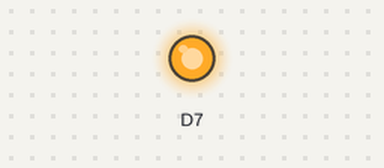
Bench run of a sketch on a simulated ESP8266 (NodeMCU). On the bench: output pins drawn as LEDs (lit = HIGH).

Above: at 0.7 s.
At 44.4 s:
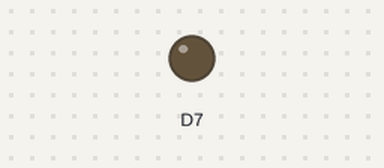
Timing chart, 0 to 54.9 s (numbered marks = the images above):
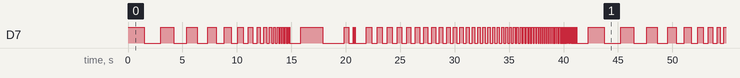

The sketch:

BlinkIteration.ino
```cpp
void setup() {
  pinMode(D7, OUTPUT);
}

void loop() {
  //newfunction(1000000, 10000);
  //blinkitbitch(1000,50000);
  blinkdecay(1500,15000);
  delay(1000);
  blinkdecay(2000,5000);
  delay(1000);
  blinkdecay(500,20000);
  delay(1000);
}

void blinkdecay(float initial, float duration){
  float a = initial / duration;
  float y = initial;
  float t = 0;
  while( y > 15 ){
    y = initial - (a * t);
    digitalWrite(D7, HIGH);
    delay(y);
    digitalWrite(D7, LOW);
    delay(y);
    t += 2 * y;
  }
}
```

Measured:
- by itself, D7: moves between LOW and HIGH, repeating every 42.2 s
- by itself, everything shown: repeats every 42.2 s, in 108 steps
